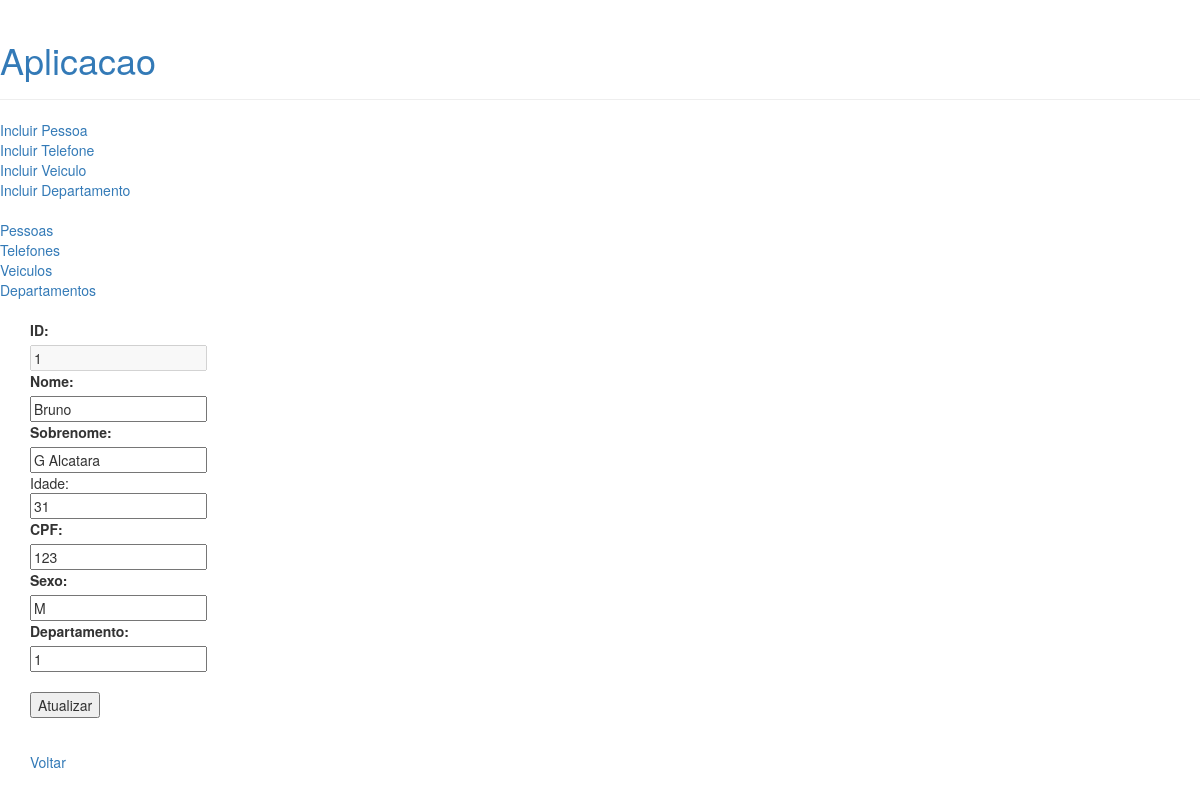
The page /aplicacao/pessoa/atualizar/1 on the database its author committed.
### aplicacao/models.py (models this page shows, shortened)
class Pessoa(models.Model):
    nome = models.CharField(max_length=30)
    sobrenome = models.CharField(max_length=30)
    idade = models.IntegerField(null=True)
    cpf = models.IntegerField(null=True)
    depto_atual = models.ForeignKey(
        Departamento,
        on_delete=models.RESTRICT,
        null=True
    )
    hist_deptos = models.ManyToManyField(
        Departamento,
        related_name='hist_pessoa_depto'
    )
    depto_chefia = models.OneToOneField(
        Departamento,
        on_delete=models.RESTRICT,
        null=True,
        related_name='chefia_dpto',
        blank=True
    )
    OPCOES_SEXO = [
        ('M','Masculino'),
        ('F','Feminino'),
        ('I','Indefinido')
    ]
    sexo = models.CharField(
        max_length=1,
        choices=OPCOES_SEXO,
        default='I'
    )
    objects = PessoaManager()

### aplicacao/views/viewspessoas.py (the view, shortened to what this page needs)
# urls.py: path('pessoa/atualizar/<int:pessoaid>', viewspessoas.atualizarpessoa, name='atualizarpessoa'),
@csrf_exempt
def atualizarpessoa(request,pessoaid):
    if (request.method == 'GET'):
        db_pessoa = Pessoa.objects.aperson(pessoaid=pessoaid)
        payload = { 'pessoa' : list(db_pessoa) }
        template = loader.get_template('pessoa/atualizarpessoa.html')
        return HttpResponse(template.render(payload, request))

### aplicacao/models.py (called while the page is built)
    def aperson(self,pessoaid):
        result = self.filter(id=pessoaid)
        return result

### aplicacao/templates/pessoa/atualizarpessoa.html
{% extends 'base.html' %}
{% block content %}
    {% if pessoa %}
        {% for p in pessoa %}
            <form action="/aplicacao/pessoa/atualizar/{{p.id}}" method="POST">
                <label for="name">ID:</label><br>
                <input type="text" id="idpessoa" name="idpessoa" value="{{p.id}}" disabled><br>
                <label for="name">Nome:</label><br>
                <input type="text" id="name" name="nome" value="{{p.nome}}"><br>
                <label for="name">Sobrenome:</label><br>
                <input type="text" id="surname" name="sobrenome" value="{{p.sobrenome}}"><br
                <label for="name">Idade:</label><br>
                <input type="text" id="idade" name="idade" value="{{p.idade}}"><br>
                <label for="name">CPF:</label><br>
                <input type="text" id="cpf" name="cpf" value="{{p.cpf}}"><br>
                <label for="name">Sexo:</label><br>
                <input type="text" id="sexo" name="sexo" value="{{p.sexo}}"><br>
                <label for="name">Departamento:</label><br>
                <input type="text" id="depto_atual" name="depto_atual" value="{{p.depto_atual_id}}"><br><br>
                <input type="submit" value="Atualizar">
            </form>
        {% endfor %}
    {% else %}
        <p>Não foi possível localizar os dados da pessoa.</p>
    {% endif %}
    <br />
    <a href="/aplicacao/pessoas">Voltar</a>
{% endblock %}

### rows shown on the page
Pessoa: idpessoa "1", nome "Bruno", sobrenome "G Alcatara", idade "31", cpf "123", sexo "M", depto_atual "1"
